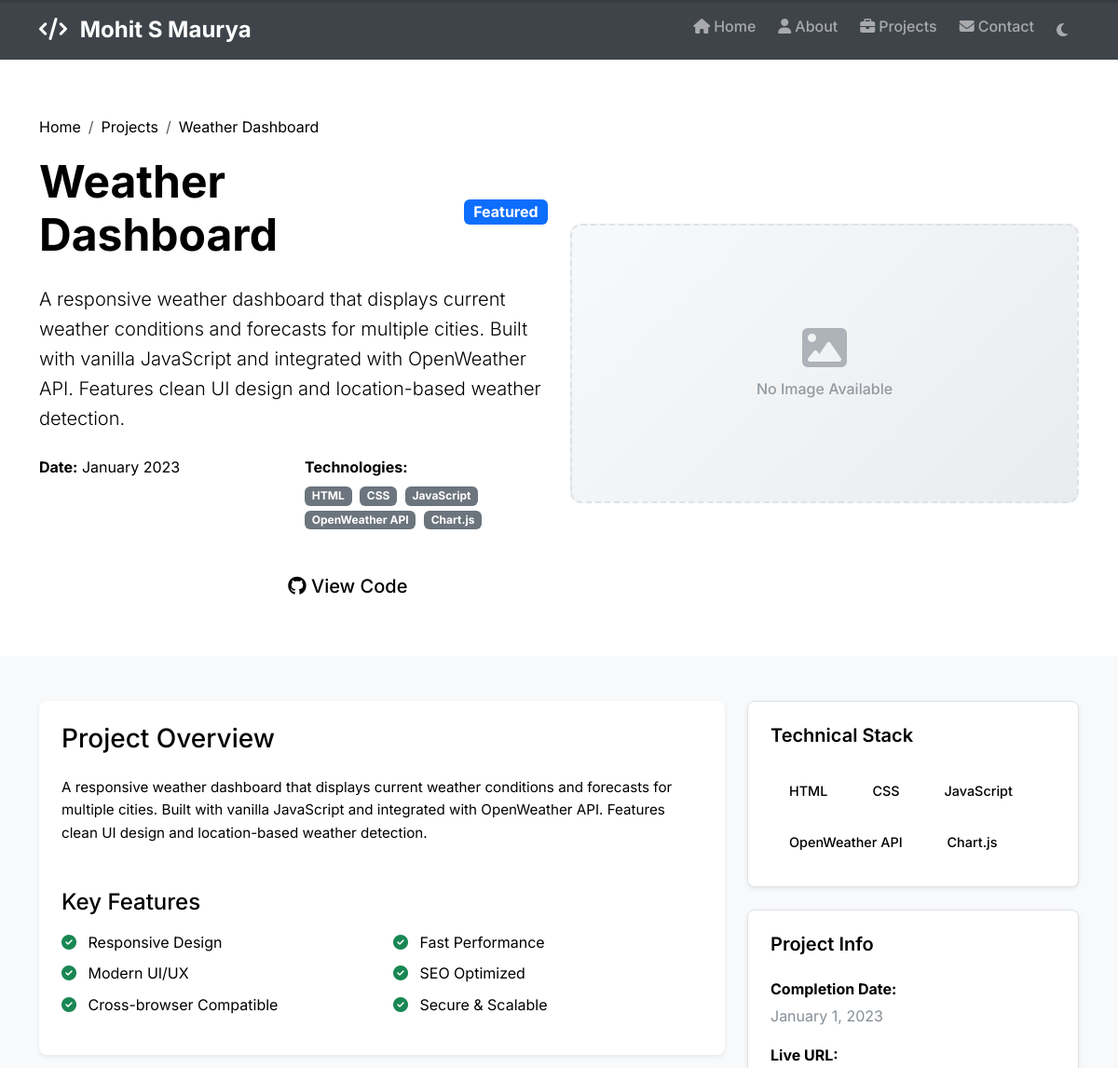
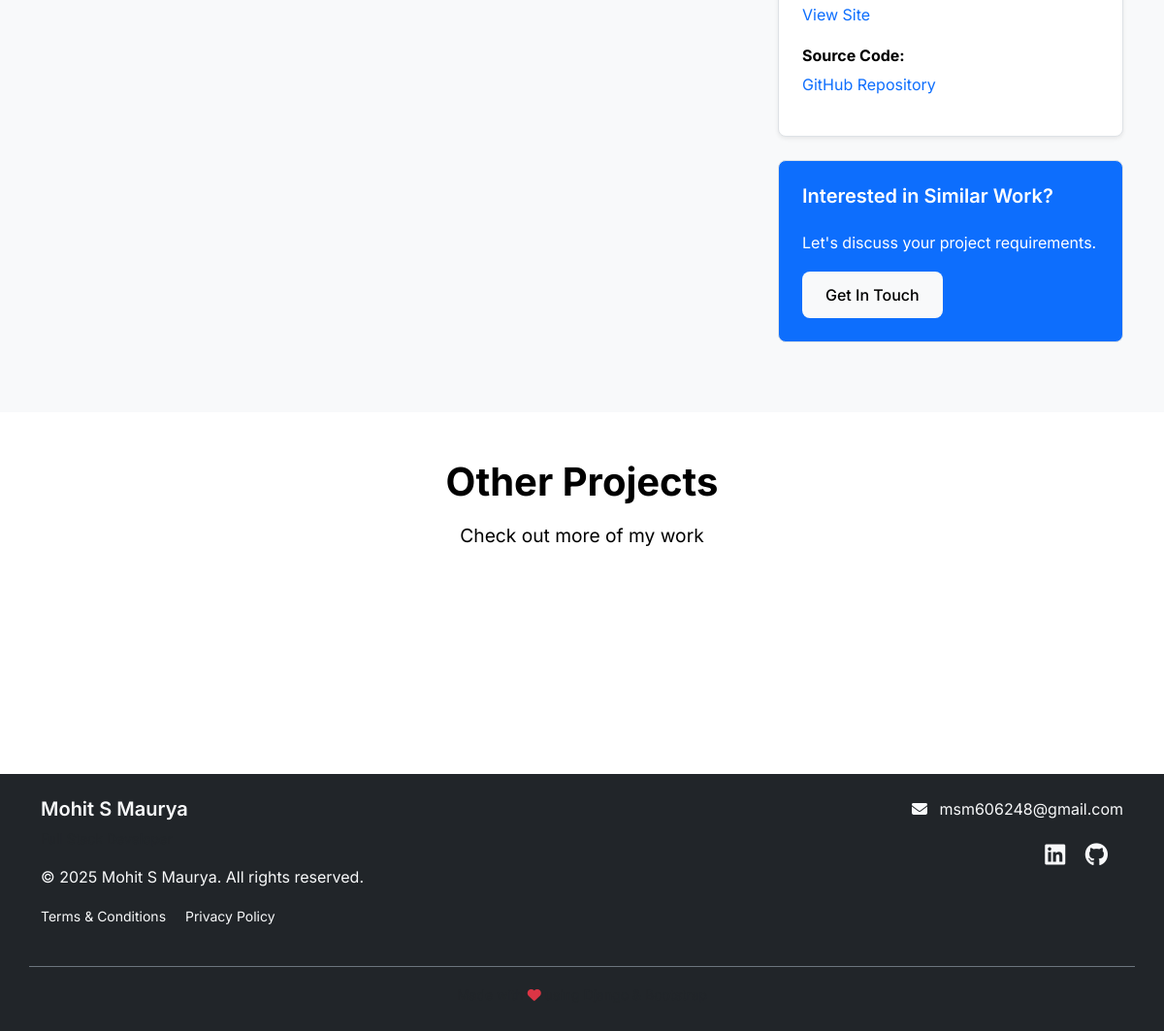
/projects/3/, run on the app's committed database (2 pictures, top to bottom).
### portfolio/models.py (models this page shows, shortened)
class Project(models.Model):
    title = models.CharField(
        max_length=200,
        help_text="Project title"
    )
    description = models.TextField(
        max_length=5000,
        help_text="Detailed project description"
    )
    short_description = models.CharField(
        max_length=300,
        help_text="Brief description for project cards"
    )
    image = models.ImageField(
        upload_to='projects/',
        blank=True,
        null=True,
        validators=[validate_image_file],
        help_text="Project screenshot or image (max 5MB)"
    )
    technologies = models.CharField(
        max_length=500,
        help_text="Comma-separated list of technologies used"
    )
    github_url = models.URLField(
        blank=True,
        validators=[validate_url_security],
        help_text="GitHub repository URL"
    )
    live_url = models.URLField(
        blank=True,
        validators=[validate_url_security],
        help_text="Live demo URL"
    )
    is_featured = models.BooleanField(
        default=False,
        help_text="Show this project in featured section"
    )
    created_date = models.DateField(
        help_text="Project completion or creation date"
    )
    order = models.IntegerField(
        default=0,
        help_text="Display order (lower numbers appear first)"
    )
    def get_technologies_list(self):
        if not self.technologies:
            return []
        return [tech.strip() for tech in self.technologies.split(',') if tech.strip()]
    class Meta:
        ordering = ['order', '-created_date']

### portfolio/views.py (the view)
# urls.py: path('projects/<int:pk>/', views.ProjectDetailView.as_view(), name='project_detail'),
class ProjectDetailView(DetailView):
    model = Project
    template_name = 'portfolio/project_detail.html'
    context_object_name = 'project'
    def get_object(self, queryset=None):
        try:
            obj = super().get_object(queryset)
            return obj
        except Http404:
            logger.warning(f"Project with pk={self.kwargs.get('pk')} not found")
            raise Http404("Project not found")
        except Exception as e:
            logger.error(f"Error fetching project: {e}")
            raise Http404("Unable to load project")
    def get_context_data(self, **kwargs):
        context = super().get_context_data(**kwargs)
        try:
            context['profile'] = get_profile_safe()
            project = self.get_object()
            if project and project.technologies:
                try:
                    tech_list = project.get_technologies_list()
                    if tech_list:
                        related_projects = Project.objects.exclude(
                            pk=project.pk
                        ).filter(
                            technologies__icontains=tech_list[0]
                        )[:3]
                        context['related_projects'] = related_projects
                except Exception as e:
                    logger.error(f"Error fetching related projects: {e}")
                    context['related_projects'] = []
        except Exception as e:
            logger.error(f"Error in ProjectDetailView context: {e}")
            context['related_projects'] = []
        return context
    def dispatch(self, request, *args, **kwargs):
        try:
            return super().dispatch(request, *args, **kwargs)
        except Http404:
            messages.error(request, "The requested project could not be found.")
            return redirect('projects')
        except Exception as e:
            logger.error(f"Error in ProjectDetailView dispatch: {e}")
            messages.error(request, "Unable to load project details. Please try again later.")
            return redirect('projects')

### portfolio/views.py (called while the page is built)
def get_profile_safe():
    try:
        profile = Profile.objects.first()
        if not profile:
            logger.warning("No profile found in database")
        return profile
    except Exception as e:
        logger.error(f"Error fetching profile: {e}")
        return None

### templates/portfolio/project_detail.html (shortened to what this page needs)
{% extends 'base.html' %}
{% load static %}
{% block content %}
<section class="project-hero py-5">
    <div class="container">
        <div class="row align-items-center">
            <div class="col-lg-6">
                <nav aria-label="breadcrumb">
                    <ol class="breadcrumb">
                        <li class="breadcrumb-item"><a href="{% url 'portfolio:home' %}">Home</a></li>
                        <li class="breadcrumb-item"><a href="{% url 'portfolio:projects' %}">Projects</a></li>
                        <li class="breadcrumb-item active">{{ project.title }}</li>
                    </ol>
                </nav>
                <div class="d-flex align-items-center mb-3">
                    <h1 class="display-5 fw-bold me-3">{{ project.title }}</h1>
                    {% if project.is_featured %}
                        <span class="badge bg-primary fs-6">Featured</span>
                    {% endif %}
                </div>
                <p class="lead mb-4">{{ project.description }}</p>
                <div class="project-meta mb-4">
                    <div class="row">
                        <div class="col-sm-6 mb-2">
                            <strong>Date:</strong> {{ project.created_date|date:"F Y" }}
                        </div>
                        <div class="col-sm-6 mb-2">
                            <strong>Technologies:</strong>
                            <div class="mt-1">
                                {% for tech in project.get_technologies_list %}
                                    <span class="badge bg-secondary me-1">{{ tech }}</span>
                                {% endfor %}
                            </div>
                        </div>
                    </div>
                </div>
                <div class="project-links">
                    {% if project.live_url %}
                        <a href="{{ project.live_url }}" class="btn btn-primary btn-lg me-3" target="_blank">
                            <i class="fas fa-external-link-alt"></i> View Live Site
                        </a>
                    {% endif %}
                    {% if project.github_url %}
                        <a href="{{ project.github_url }}" class="btn btn-outline-primary btn-lg" target="_blank">
                            <i class="fab fa-github"></i> View Code
                        </a>
                    {% endif %}
                </div>
            </div>
            <div class="col-lg-6">
                <div class="project-image-large">
                    {% if project.image %}
                        <img src="{{ project.image.url }}" alt="{{ project.title }}" class="img-fluid rounded-3 shadow-lg">
                    {% else %}
                        <div class="project-placeholder-large">
                            <i class="fas fa-image"></i>
                            <p>No Image Available</p>
                        </div>
                    {% endif %}
                </div>
            </div>
        </div>
    </div>
</section>
<section class="project-details py-5 bg-light">
    <div class="container">
        <div class="row">
            <div class="col-lg-8">
                <div class="project-content bg-white p-4 rounded-3 shadow-sm">
                    <h3 class="mb-4">Project Overview</h3>
                    <div class="project-description">
                        {{ project.description|linebreaks }}
                    </div>
                    <h4 class="mt-5 mb-3">Key Features</h4>
                    <div class="row">
                        <div class="col-md-6">
                            <ul class="list-unstyled">
                                <li class="mb-2"><i class="fas fa-check-circle text-success me-2"></i> Responsive Design</li>
                                <li class="mb-2"><i class="fas fa-check-circle text-success me-2"></i> Modern UI/UX</li>
                                <li class="mb-2"><i class="fas fa-check-circle text-success me-2"></i> Cross-browser Compatible</li>
                            </ul>
                        </div>
                        <div class="col-md-6">
                            <ul class="list-unstyled">
                                <li class="mb-2"><i class="fas fa-check-circle text-success me-2"></i> Fast Performance</li>
                                <li class="mb-2"><i class="fas fa-check-circle text-success me-2"></i> SEO Optimized</li>
                                <li class="mb-2"><i class="fas fa-check-circle text-success me-2"></i> Secure & Scalable</li>
                            </ul>
                        </div>
                    </div>
                </div>
            </div>
            <div class="col-lg-4">
                <div class="project-sidebar">
                    <div class="sidebar-card bg-white p-4 rounded-3 shadow-sm mb-4">
                        <h5 class="mb-3">Technical Stack</h5>
                        <div class="tech-stack">
                            {% for tech in project.get_technologies_list %}
                                <span class="tech-badge">{{ tech }}</span>
                            {% endfor %}
                        </div>
                    </div>
                    <div class="sidebar-card bg-white p-4 rounded-3 shadow-sm mb-4">
                        <h5 class="mb-3">Project Info</h5>
                        <div class="info-item mb-3">
                            <strong>Completion Date:</strong>
                            <div>{{ project.created_date|date:"F j, Y" }}</div>
                        </div>
                        {% if project.live_url %}
                            <div class="info-item mb-3">
                                <strong>Live URL:</strong>
                                <div><a href="{{ project.live_url }}" target="_blank" class="text-decoration-none">View Site</a></div>
                            </div>
                        {% endif %}
                        {% if project.github_url %}
                            <div class="info-item mb-3">
                                <strong>Source Code:</strong>
                                <div><a href="{{ project.github_url }}" target="_blank" class="text-decoration-none">GitHub Repository</a></div>
                            </div>
                        {% endif %}
                    </div>
                    <div class="sidebar-card bg-primary text-white p-4 rounded-3 mb-4">
                        <h5 class="mb-3">Interested in Similar Work?</h5>
                        <p class="mb-3">Let's discuss your project requirements.</p>
                        <a href="{% url 'portfolio:contact' %}" class="btn btn-light">Get In Touch</a>
                    </div>
                </div>
            </div>
        </div>
    </div>
</section>
<section class="related-projects py-5">
    <div class="container">
        <div class="row">
            <div class="col-12 text-center mb-5">
                <h2 class="section-title">Other Projects</h2>
                <p class="section-subtitle">Check out more of my work</p>
            </div>
        </div>
        <div class="row">
            <div class="col-12 text-center">
                <a href="{% url 'portfolio:projects' %}" class="btn btn-primary btn-lg">View All Projects</a>
            </div>
        </div>
    </div>
</section>
{% endblock %}
{% block extra_css %}
<link rel="stylesheet" href="{% static 'css/project-detail.css' %}">
{% endblock %}

### static/css/colors.css (style rules this page uses)
:root { --brand-primary: #667eea; --brand-primary-dark: #5a6fd8; --brand-primary-light: #7d8df2; --brand-secondary: #764ba2; --brand-accent: #28a745; --brand-gradient: linear-gradient(135deg, #667eea 0%, #764ba2 100%); --brand-gradient-reverse: linear-gradient(135deg, #764ba2 0%, #667eea 100%); --color-success: #28a745; --color-success-dark: #1e7e34; --color-success-light: #d4edda; --color-warning: #ffc107; --color-warning-dark: #e0a800; --color-warning-light: #fff3cd; --color-danger: #dc3545; --color-danger-dark: #c82333; --color-danger-light: #f8d7da; --color-info: #17a2b8; --color-info-dark: #138496; --color-info-light: #d1ecf1; --bg-primary-light: #ffffff; --bg-secondary-light: #f8f9fa; --bg-tertiary-light: #e9ecef; --bg-accent-light: #f1f3f4; --text-primary-light: #212529; --text-secondary-light: #6c757d; --text-muted-light: #868e96; --text-inverse-light: #ffffff; --border-light: #dee2e6; --border-secondary-light: #e9ecef; --border-accent-light: #ced4da; --shadow-light: rgba(0, 0, 0, 0.1); --shadow-medium-light: rgba(0, 0, 0, 0.15); --shadow-heavy-light: rgba(0, 0, 0, 0.25); --overlay-light: rgba(255, 255, 255, 0.9); --overlay-dark-light: rgba(0, 0, 0, 0.7); --bg-primary-dark: #121212; --bg-secondary-dark: #1e1e1e; --bg-tertiary-dark: #2d2d2d; --bg-accent-dark: #3a3a3a; --text-primary-dark: #ffffff; --text-secondary-dark: #b3b3b3; --text-muted-dark: #888888; --text-inverse-dark: #121212; --border-dark: #404040; --border-secondary-dark: #333333; --border-accent-dark: #555555; --shadow-dark: rgba(0, 0, 0, 0.3); --shadow-medium-dark: rgba(0, 0, 0, 0.5); --shadow-heavy-dark: rgba(0, 0, 0, 0.8); --overlay-light-dark: rgba(30, 30, 30, 0.9); --overlay-dark-dark: rgba(0, 0, 0, 0.9); --gradient-primary: linear-gradient(135deg, var(--brand-primary) 0%, var(--brand-primary-dark) 100%); --gradient-secondary: linear-gradient(135deg, var(--brand-secondary) 0%, #495057 100%); --gradient-success: linear-gradient(135deg, var(--color-success) 0%, var(--color-success-dark) 100%); --gradient-hero-light: linear-gradient(135deg, #667eea 0%, #764ba2 100%); --gradient-hero-dark: linear-gradient(135deg, #1a1a1a 0%, #2d2d2d 100%); --hover-opacity: 0.8; --active-opacity: 0.9; --disabled-opacity: 0.6; --transition-fast: 0.15s; --transition-normal: 0.3s; --transition-slow: 0.5s; --transition-ease: cubic-bezier(0.4, 0, 0.2, 1); }
:root[data-theme="light"] { --bg-primary: var(--bg-primary-light); --bg-secondary: var(--bg-secondary-light); --bg-tertiary: var(--bg-tertiary-light); --bg-accent: var(--bg-accent-light); --text-primary: var(--text-primary-light); --text-secondary: var(--text-secondary-light); --text-muted: var(--text-muted-light); --text-inverse: var(--text-inverse-light); --border-color: var(--border-light); --border-secondary: var(--border-secondary-light); --border-accent: var(--border-accent-light); --shadow-sm: var(--shadow-light); --shadow-md: var(--shadow-medium-light); --shadow-lg: var(--shadow-heavy-light); --overlay-light: var(--overlay-light); --overlay-dark: var(--overlay-dark-light); --gradient-hero: var(--gradient-hero-light); }
* { transition: background-color var(--transition-normal) var(--transition-ease), color var(--transition-normal) var(--transition-ease), border-color var(--transition-normal) var(--transition-ease), box-shadow var(--transition-normal) var(--transition-ease); }

### static/css/project-detail.css (style rules this page uses)
.project-hero { padding-top: 2rem; padding-bottom: 2rem; }
.breadcrumb { background: none; padding: 0; margin-bottom: 1rem; }
.breadcrumb-item a { color: var(--primary-color); text-decoration: none; }
.breadcrumb-item.active { color: var(--secondary-color); }
.project-meta strong { color: var(--text-dark); }
.tech-badge { display: inline-block; background: var(--light-color); color: var(--text-dark); padding: 0.5rem 1rem; border-radius: 20px; font-size: 0.9rem; font-weight: 500; margin: 0.25rem; transition: all 0.3s ease; }
.sidebar-card { border: 1px solid var(--border-color); border-radius: 8px; transition: all 0.3s ease; }
.sidebar-card h5 { color: var(--text-dark); font-weight: 600; border-bottom: 2px solid var(--primary-color); padding-bottom: 0.5rem; }
.info-item strong { color: var(--text-dark); display: block; margin-bottom: 0.25rem; }
.info-item div { color: var(--text-muted); }
.tech-stack { display: flex; flex-wrap: wrap; gap: 0.5rem; }

### data on the page
Project: title "Weather Dashboard", description "A responsive weather dashboard that displays current weather conditions and forecasts for multiple cities. Built with vanilla JavaScript and integrated with OpenWeather API. Features clean UI design and location-based weather detection.", created_date "January 2023", created_date "January 1, 2023"

### other printed values
{{ tech }} "HTML" "CSS" "JavaScript" "OpenWeather API" "Chart.js"
